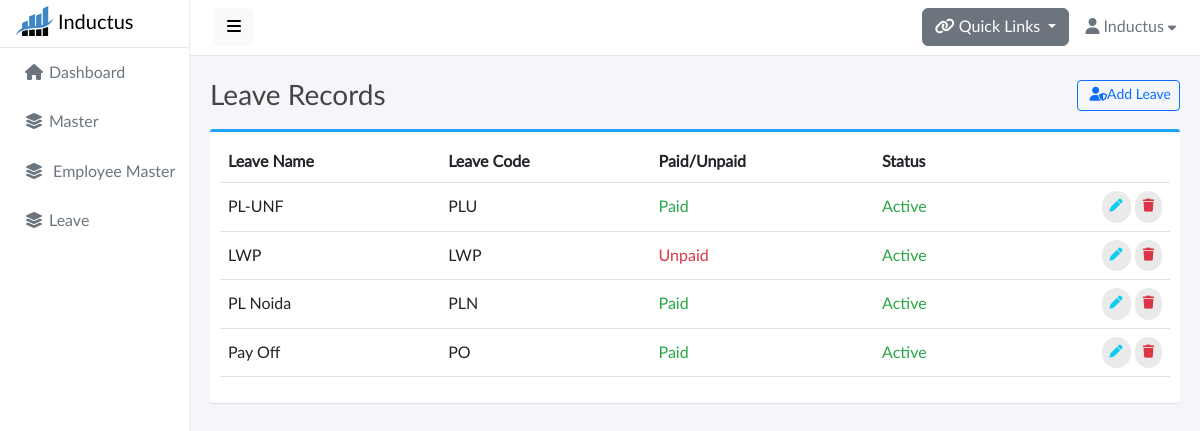
The page /leave/leave-master/ (signed in) on the database as committed earlier.
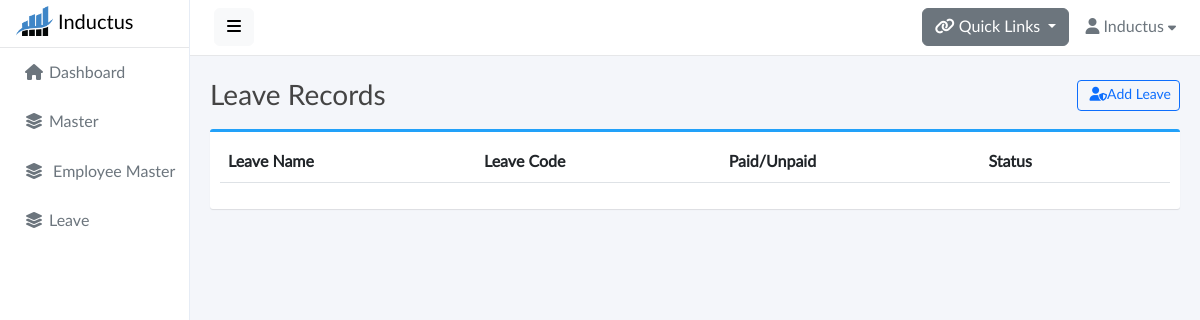
The same page on the database as committed later.
### base/models.py (models this page shows, shortened)
class LeaveMaster(models.Model):
    id = models.CharField(max_length=25,primary_key=True,default=generate_unique_id,editable=False)
    leave_name = models.CharField(max_length=50 , unique=True)
    leave_code = models.CharField(max_length=5,null=True,blank=True,unique=True)
    paid_leave = models.BooleanField(default=False)
    status = models.BooleanField(default=True)

### base/views.py (the view)
# urls.py: path('leave/leave-master/',views.LeaveMasterView,name='leave-master'),
@login_required(login_url='signin')
def LeaveMasterView(request):
    leave_records = LeaveMaster.objects.all()
    if request.method == 'POST':
        leave_form = LeaveMasterForm(data=request.POST)
        leave_code = request.POST['leave_code']
        lname = request.POST['leave_name']
        leavecode_exist = LeaveMaster.objects.filter(leave_code=leave_code).exists() or  LeaveMaster.objects.filter(leave_name=lname).exists()
        if leavecode_exist:
            messages.error(request, "Leave name or code already Exists")
            return redirect('leave-master')
        if leave_form.is_valid():
            leave_form.save()
            messages.success(request, "Leave added successfully.")
            return redirect('leave-master')
    else:
        leave_form = LeaveMasterForm()
    context = {
        'leave_records': leave_records,
        'leave_form': leave_form,
    }
    return render(request, 'leave_master.html', context)

### base/models.py (called while the page is built)
def generate_unique_id():
    return nanoid.generate(size=25)

### base/templates/leave_master.html (shortened to what this page needs)
{% extends 'base.html' %} {% load static %}
{% block start %}
<div class="content">
  <div class="container">
    <div class="page-title">
      <h3>
        Leave Records
        <button
          type="button"
          class="btn btn-sm btn-outline-primary float-end"
          data-bs-toggle="modal"
          data-bs-target="#exampleModal"
        >
          &nbsp;<i class="fas fa-user-shield"></i>Add Leave
        </button>
      </h3>
    </div>
    <div class="box box-primary">
      <div class="box-body">
        <table width="100%" class="table table-hover" id="dataTables-example">
          <thead>
            <tr>
              <th>Leave Name</th>
              <th>Leave Code</th>
              <th>Paid/Unpaid</th>
              <th>Status</th>
              <th></th>
            </tr>
          </thead>
          <tbody>
            {% for leave in leave_records %}
            <tr>
              <td>{{leave.leave_name}}</td>
              <td>{{leave.leave_code}}</td>
              {% if leave.paid_leave %}
              <td style="color: #28a745">Paid</td>
              {% else %}
              <td style="color: #dc3545">Unpaid</td>
              {% endif %}
              {% if leave.status %}
              <td style="color: #28a745">Active</td>
              {% else %}
              <td style="color: #dc3545">In Active</td>
              {% endif %}
              <td class="text-end">
                <a
                  href=""
                  class="btn btn-outline-info btn-rounded"
                  data-bs-toggle="modal"
                  data-bs-target="#editleaveModal{{leave.id}}"
                  ><i class="fas fa-pen"></i
                ></a>
                <a
                  class="btn btn-outline-danger btn-rounded"
                  data-bs-toggle="modal"
                  data-bs-target="#deleteleaveModal{{leave.id}}"
                >
                  <i class="fas fa-trash"></i>
                </a>
              </td>
            </tr>
            {% endfor %}
          </tbody>
        </table>
      </div>
    </div>
  </div>
</div>
{% endblock %}

### base/templates/base.html (shortened to what this page needs)
{% load static %}
<!doctype html>
<html lang="en">
<head>
	<link href="{% static 'fontawesomefree/css/fontawesome.css' %}" rel="stylesheet" type="text/css">
    <link href="{% static 'fontawesomefree/css/brands.css' %}" rel="stylesheet" type="text/css">
    <link href="{% static 'fontawesomefree/css/solid.css' %}" rel="stylesheet" type="text/css">
    <link href="{% static 'vendor/bootstrap/css/bootstrap.min.css' %}" rel="stylesheet">
    <link href="{% static 'css/master.css' %}" rel="stylesheet">
</head>
<body>
    <div class="wrapper">
        <nav id="sidebar" class="inactive">
            <div class="sidebar-header" style="display: flex;">
                <a href="{% url 'dashboard' %}"><img  src="{% static 'img/logo.png' %}" style="width: 37px; height: 30px;" alt="bootraper logo" class="app-logo"></a>
                <h5 style="color: black; margin: 5px 5px;">Inductus</h5>
            </div>
            <ul class="list-unstyled components text-secondary">
                <li>
                    <a href="{% url 'dashboard' %}"><i class="fas fa-home"></i>Dashboard</a>
                </li>
                <li>
                     <a href="#master" data-bs-toggle="collapse" aria-expanded="false" class="dropdown-toggle no-caret-down"><i class="fas fa-layer-group"></i>Master</a>
                 </li>
                 <li>
                    <a href="#employeemaster" data-bs-toggle="collapse" aria-expanded="false" class="dropdown-toggle no-caret-down"><i class="fas fa-layer-group"></i> Employee Master</a>
                </li>
                <li>
                    <a href="#leave" data-bs-toggle="collapse" aria-expanded="false" class="dropdown-toggle no-caret-down"><i class="fas fa-layer-group"></i>Leave</a>
                </li>
            </ul>
        </nav>
        <div id="body" class="inactive">
            <nav class="navbar navbar-expand-lg navbar-white bg-white">
                <button type="button" id="sidebarCollapse" class="btn btn-light">
                    <i class="fas fa-bars"></i>
                </button>
                <div class="collapse navbar-collapse" id="navbarSupportedContent">
                    <ul class="nav navbar-nav ms-auto">
                        <li class="nav-item dropdown">
                            <div class="nav-dropdown mt-2">
                                <button class="btn btn-secondary dropdown-toggle" data-bs-toggle="dropdown" aria-expanded="false"><i class="fas fa-link"></i>
                                    Quick Links
                                  </button>
                            </div>
                        </li>
                        <li class="nav-item dropdown">
                            <div class="nav-dropdown">
                                <a href="#" id="nav2" class="nav-item nav-link dropdown-toggle text-secondary" data-bs-toggle="dropdown" aria-expanded="false">
                                    <i class="fas fa-user"></i> <span>Inductus</span> <i style="font-size: .8em;" class="fas fa-caret-down"></i>
                                </a>
                            </div>
                        </li>
                    </ul>
                </div>
            </nav>
            {% block start %}
            {% endblock %}
        </div>
    </div>
</body>
</html>

### static/css/master.css (style rules this page uses)
body, h1, .h1, h2, .h2, h3, .h3, h4, .h4, h5, .h5, h6, .h6, p, a, td { -moz-osx-font-smoothing: grayscale; -webkit-font-smoothing: antialiased; }
body { width: 100%; height: 100%; background: #f4f6fa; font-family: "Lato", "Helvetica Neue", Arial, Helvetica, sans-serif; font-size: 1rem; color: #444; }
.wrapper { display: flex; width: 100%; align-items: stretch; overflow-x: hidden }
#body { width: 100%; padding: 0; min-height: 100vh; transition: all 0.3s; }
#body>.navbar { padding: 0 1.5rem; min-height: 54px; box-shadow: none; border-bottom: 1px solid rgba(101, 109, 119, .16); }
#body>.content { position: relative; padding: .5rem; }
#body .content .page-title h3 { margin: 1rem 0; }
.page-title { margin: 0; font-size: 1.5rem; line-height: 1.5555556; }
.box { position: relative; border-radius: 3px; background: #ffffff; border-top: 3px solid #d2d6de; margin-bottom: 20px; width: 100%; box-shadow: 0 1px 1px rgba(0, 0, 0, 0.1); }
.box-body { border-top-left-radius: 0; border-top-right-radius: 0; border-bottom-right-radius: 3px; border-bottom-left-radius: 3px; padding: 10px; }
.box-primary { border-top-color: #22a1f9; }
a, a:hover, a:focus { color: inherit; text-decoration: none; transition: all 0.3s; }
.table td, .table th { vertical-align: middle; }
@media (min-width: 200px) { .navbar-expand-lg .navbar-collapse { display: -ms-flexbox !important; display: flex !important; -ms-flex-preferred-size: auto; flex-basis: auto; } }
@media (min-width: 200px) { .navbar-expand-lg .navbar-nav { -ms-flex-direction: row; flex-direction: row; } }

### static/components/navbar/navbar-dropdowns.css (style rules this page uses)
.nav-dropdown .nav-link { color: #B2EBF2; line-height: 1.42857; padding: 1rem 0 1rem 1rem !important; }
.nav-dropdown .nav-link::after { display: none; }

### static/components/sidebar/sidebar-default.css (style rules this page uses)
#sidebar { min-width: 190px; max-width: 190px; background: #fff; color: #fff; transition: all 0.3s; border-right: 1px solid #e6ecf5; }
#sidebar .sidebar-header { padding: .4rem 1rem; border-bottom: 1px solid rgba(101, 109, 119, .16); max-height: 55px; }
#sidebar ul.components { padding: 0 0; }
#sidebar ul li a { padding: .8rem 1.5rem; font-size: 1rem; display: block; }
#sidebar ul li a .fas { min-width: 20px; margin-right: 5px; text-align: center; }
#sidebar .dropdown-toggle::after { display: block; position: absolute; top: 50%; right: 20px; transform: translateY(-50%); display: none; }

Rows that differ between the two databases and show on the page:
removed LeaveMaster: leave_name "PL-UNF", leave_code "PLU", paid_leave "Paid", status "Active"
removed LeaveMaster: leave_name "LWP", leave_code "LWP", paid_leave "Unpaid", status "Active"
removed LeaveMaster: leave_name "PL Noida", leave_code "PLN", paid_leave "Paid", status "Active"
removed LeaveMaster: leave_name "Pay Off", leave_code "PO", paid_leave "Paid", status "Active"
